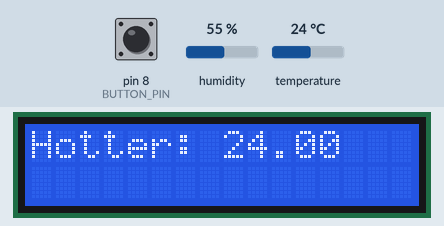
The sketch below on a simulated Arduino Uno, built with avr-gcc and run on an emulated ATmega328P. Shown: 16×2 character LCD. The inputs (shaded band) are chosen by the test bench; at power-on: pin 8 (BUTTON_PIN) LOW, temperature 24 °C, humidity 55 %. What the sketch prints to the serial monitor is not drawn.

Above: at 3.2 s.
3.3 s: pin 8 (BUTTON_PIN) pulled HIGH for 1.25 s
At 5.7 s:
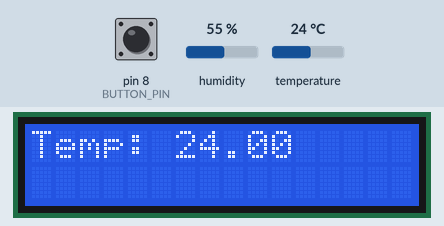
6.6 s: temperature set to 12 °C
At 8.0 s:
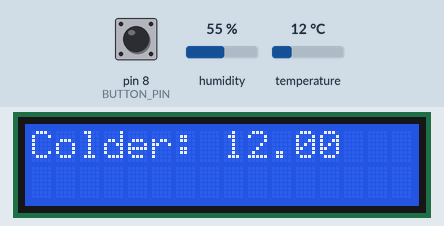
9.7 s: temperature set to 19 °C
At 11.0 s:
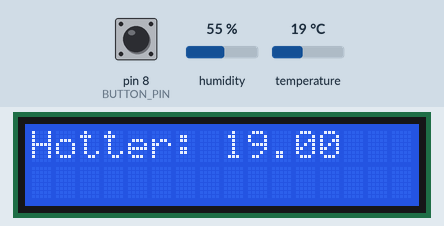
11.8 s: pin 8 (BUTTON_PIN) pulled HIGH for 1.25 s
At 13.1 s:
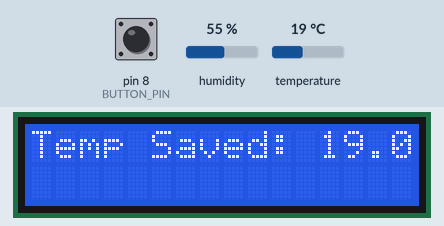
14.8 s: pin 8 (BUTTON_PIN) pulled HIGH for 3.2 s
20.0 s: temperature set to 28 °C
At 21.7 s:
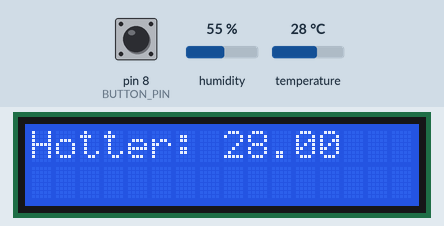
Timing chart, 0 to 23.0 s (numbered marks = the images above; inputs shaded):
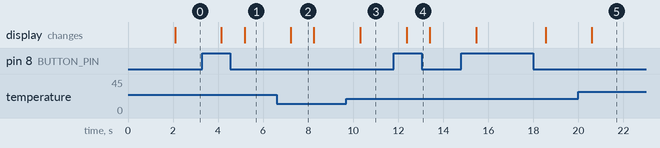

The sketch:

530proj.ino
```cpp
#include <LiquidCrystal.h>
#include <dht.h>

// Length of time between cycles in milliseconds
#define INTERVAL 1000
// Temperature Sensor Pin
#define DHT11_PIN 7
// Button Pin
#define BUTTON_PIN 8
// LCD Pins:
#define RS 12
#define EN 11
#define D4 5
#define D5 4
#define D6 3
#define D7 2

// Initialize global variables
LiquidCrystal lcd(RS, EN, D4, D5, D6, D7);
dht DHT;
int bstate = 0;
float savedTemp;

void setup() {
  Serial.begin(9600);
  pinMode(BUTTON_PIN, INPUT);
  lcd.begin(16, 2);
  lcd.print("Temp Sensor");
  delay(2000);
}

void loop() {
  bstate = digitalRead(BUTTON_PIN); // Read button press at start of loop
  int curtmp = DHT.read11(DHT11_PIN); // Read temperature from sensor after button press
  if (bstate == HIGH) { // If button is pressed, override everything and save current temperature
    savedTemp = DHT.temperature;
    Serial.print("Temp saved: ");
    Serial.println(DHT.temperature);
    lcd.clear();
    lcd.print("Temp Saved: ");
    lcd.print(DHT.temperature);
  } else if (DHT.temperature < savedTemp) { // If current temp is less than saved temp (colder)
    Serial.println("Colder...");
    lcd.clear();
    lcd.print("Colder: ");
    lcd.print(DHT.temperature);
    savedTemp = 0;
  } else if (DHT.temperature > savedTemp) { // If current temp is greater than saved temp (warmer)
    Serial.println("Hotter!!!"); // replace/add lcd usage
    lcd.clear();
    lcd.print("Hotter: ");
    lcd.print(DHT.temperature);
    savedTemp = 0;
  } else { // If current temp = saved temp, and button is not pressed
    Serial.print("Temp: ");
    Serial.println(DHT.temperature);
    lcd.clear();
    lcd.print("Temp: ");
    lcd.print(DHT.temperature);
  }
  delay(INTERVAL); //
}
```

Measured:
- after the input at 3.3 s, the display: first changes after 0.85 s (image 1 shows a later state)
- after the input at 6.6 s, the display: changes after 0.63 s (image 2)
- after the input at 9.7 s, the display: changes after 0.61 s (image 3)
- after the input at 11.8 s, the display: changes after 0.57 s (image 4)
- after the input at 20.0 s, the display: changes after 0.59 s (image 5)
- what the display in image 2 shows lasts 1.1 s, from 7.2 s to 8.3 s
